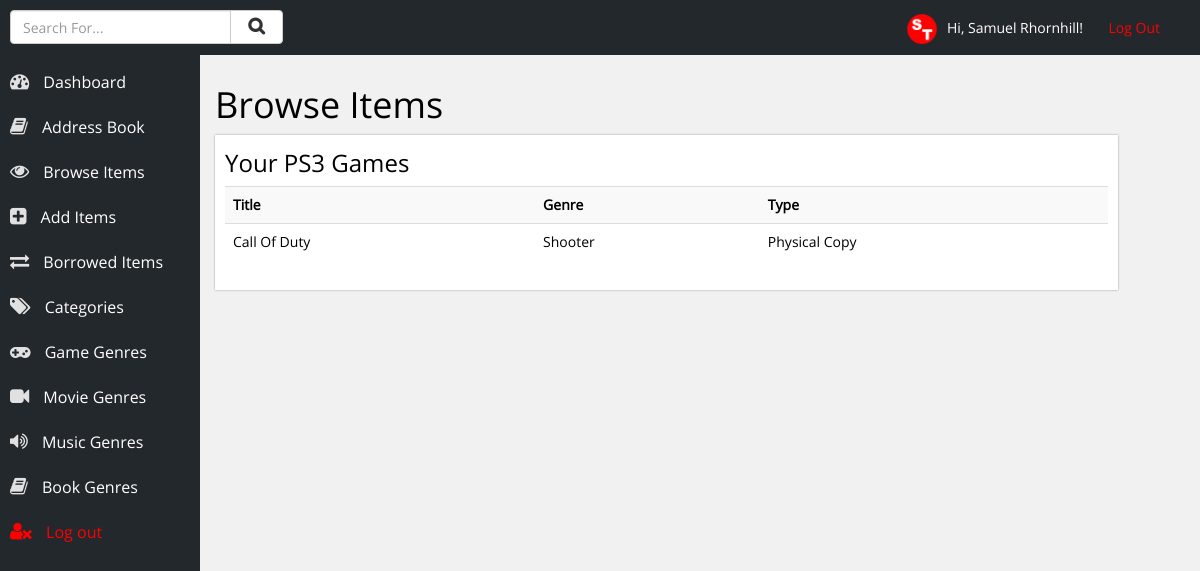
Page /items.php?category=1 (signed in) on the committed database.
### tables this page shows
CREATE TABLE IF NOT EXISTS `users` (
  `id` int(10) NOT NULL AUTO_INCREMENT,
  `username` varchar(20) NOT NULL,
  `name` varchar(50) NOT NULL,
  `password` varchar(12) NOT NULL,
  PRIMARY KEY (`id`)
);

CREATE TABLE IF NOT EXISTS `categories` (
  `id` int(11) NOT NULL AUTO_INCREMENT,
  `category` varchar(150) NOT NULL,
  PRIMARY KEY (`id`)
);

CREATE TABLE IF NOT EXISTS `items` (
  `id` int(25) NOT NULL AUTO_INCREMENT,
  `item_name` varchar(200) NOT NULL,
  `item_category` int(3) NOT NULL,
  `genre` varchar(50) NOT NULL,
  `type` varchar(50) NOT NULL,
  `album` varchar(100) NOT NULL,
  `track` int(3) NOT NULL,
  `artist` varchar(100) NOT NULL,
  `location` varchar(100) NOT NULL,
  `borrowed` int(1) NOT NULL,
  `author` varchar(100) NOT NULL,
  `isbn` varchar(30) NOT NULL,
  PRIMARY KEY (`id`)
);

CREATE TABLE IF NOT EXISTS `game_genre` (
  `id` int(11) NOT NULL AUTO_INCREMENT,
  `genre_name` varchar(50) NOT NULL,
  PRIMARY KEY (`id`)
);

CREATE TABLE IF NOT EXISTS `game_type` (
  `id` int(11) NOT NULL AUTO_INCREMENT,
  `type_name` varchar(50) NOT NULL,
  PRIMARY KEY (`id`)
);

### inc/account-info.php (called while the page is built, shortened)
<?php
	$loggedIn = $_SESSION['username'];
	$result = mysqli_query($con, "SELECT * FROM users WHERE username = '$loggedIn'");
	while ($row = mysqli_fetch_array($result)) {
		$name = $row['name'];
	}
?>

### inc/results/show-games.php (the view)
<?php
	$categoryNumber = $_GET['category'];
	$getCategoryName = mysqli_query($con, "SELECT * FROM categories WHERE id='$categoryNumber'");
	while ($row = mysqli_fetch_array($getCategoryName)) {
		$categoryName = $row['category'];
	}
?>
<h3>Your <?php echo $categoryName; ?></h3>
<table class="table table-items table-striped">
	<tr>
		<th>Title</th>
		<th>Genre</th>
		<th>Type</th>
	</tr>
	<?php
		$result = mysqli_query($con, "SELECT * FROM items WHERE item_category='$categoryNumber' ORDER BY item_name ASC");
		while ($row = mysqli_fetch_array($result)) {
			$genreName = $row['genre'];
			$typeName = $row['type'];
			if($row['borrowed']>0) {
				echo '<tr style="font-weight:bold; color:red; background-color:#e1e1e1;" class="list" onclick="location.href=\'item.php?id=' . $row['id'] . '\'">';
					echo '<td>' . $row['item_name'] . '</td>';
					$getGenreName = mysqli_query($con, "SELECT * FROM game_genre WHERE id='$genreName'");
					while ($row = mysqli_fetch_array($getGenreName)) {
						echo '<td>' . $row['genre_name'] . '</td>';
					}
					$getTypeName = mysqli_query($con, "SELECT * FROM game_type WHERE id='$typeName'");
					while ($row = mysqli_fetch_array($getTypeName)) {
						echo '<td>' . $row['type_name'] . '</td>';
					}
				echo '</tr>';
			}
			else {
				echo '<tr class="list" onclick="location.href=\'item.php?id=' . $row['id'] . '\'">';
					echo '<td>' . $row['item_name'] . '</td>';
					$getGenreName = mysqli_query($con, "SELECT * FROM game_genre WHERE id='$genreName'");
					while ($row = mysqli_fetch_array($getGenreName)) {
						echo '<td>' . $row['genre_name'] . '</td>';
					}
					$getTypeName = mysqli_query($con, "SELECT * FROM game_type WHERE id='$typeName'");
					while ($row = mysqli_fetch_array($getTypeName)) {
						echo '<td>' . $row['type_name'] . '</td>';
					}
				echo '</tr>';
			}
		}
	?>
</table>

### inc/head.php (shortened to what this page needs)
<!DOCTYPE html>
<html lang="en">
<head>
	<link rel="stylesheet" href="css/bootstrap.min.css" />
	<link rel="stylesheet" href="css/main.css" />
	<link rel="stylesheet" href="css/font-awesome.min.css" />
</head>
<body>
<div class="container-fluid">
	<header>
		<p class="log-out"><img style="max-height:30px; margin-right:10px;" src="images/logo.png" alt="Samuel Thornhill" />Hi, <?php echo $name; ?>! &nbsp; &nbsp; &nbsp; <a href="handlers/log-out.php">Log Out</a></p>
		<div class="row">
			<div class="col-xs-3">
				<p style="">
					<form action="search-results.php" method="POST">
						<div class="input-group">
							<input type="text" class="form-control" name="term" placeholder="Search For..." />
							<span class="input-group-btn">
								<button class="btn btn-default" style="margin-top:-20px;" type="submit" name="submit"><i class="fa fa-search" style="font-weight:bold; padding-left:5px; padding-right:5px; font-size:125%;"></i></button>
							</span>
						</div>
					</form>
				</p>
			</div>
		</div>
	</header>
	<div class="navigation">
		<ul>
			<li><a href="index.php"><i class="fa fa-tachometer"></i> Dashboard</a></li>
			<li><a href="contacts.php"><i class="fa fa-book"></i> Address Book</a></li>
			<li><a href="choose-category.php"><i class="fa fa-eye"></i> Browse Items</a></li>
			<li><a href="add-item.php"><i class="fa fa-plus-square"></i> Add Items</a></li>
			<li><a href="borrowed.php"><i class="fa fa-exchange"></i> Borrowed Items</a></li>
			<li><a href="categories.php"><i class="fa fa-tags"></i> Categories</a></li>
			<li><a href="genre.php?genre=Game"><i class="fa fa-gamepad"></i> Game Genres</a></li>
			<li><a href="genre.php?genre=Movie"><i class="fa fa-video-camera"></i> Movie Genres</a></li>
			<li><a href="genre.php?genre=Music"><i class="fa fa-volume-up"></i> Music Genres</a></li>
			<li><a href="genre.php?genre=Book"><i class="fa fa-book"></i> Book Genres</a></li>
			<li><a style="color:red;" href="handlers/log-out.php"><i style="color:red;" class="fa fa-user-times"></i> Log out</a></li>
		</ul>
	</div>

### css/main.css (style rules this page uses)
body { font-size: 14px; font-family: open-sans; background-color: #f1f1f1; color: black; }
header { width: 100%; background-color: #23282D; height: 55px; line-height: 55px; position: fixed; top: 0px; left: 0px; color: white; z-index: 99; padding-left: 10px; padding-right: 10px; }
header .log-out { float: right; margin-right: 30px; }
header .log-out a { text-decoration: none; color: red; }
.navigation { background-color: #23282D; width: 200px; height: 100%; float: left; position: fixed; top: 0px; left: 0px; padding-top: 40px; color: white; font-size: 16px; }
.navigation ul { list-style-type: none; margin: 0px; padding: 0px; margin-top: 20px; }
.navigation ul li { margin: 0px; padding: 0px; }
.navigation ul li a { color: white; text-decoration: none; height: 45px; line-height: 45px; display: block; padding-left: 10px; }
.navigation ul li a .fa { padding-right: 10px; font-size: 120%; color: #e1e1e1; }
.section h1, .section h2, .section h3, .section h4, .section h5, .section h6 { margin-top: 5px; }

### rows in the picture
users: name "Samuel Rhornhill"
categories: category "PS3 Games"
items: item_name "Call Of Duty"
game_genre: genre_name "Shooter"
game_type: type_name "Physical Copy"
